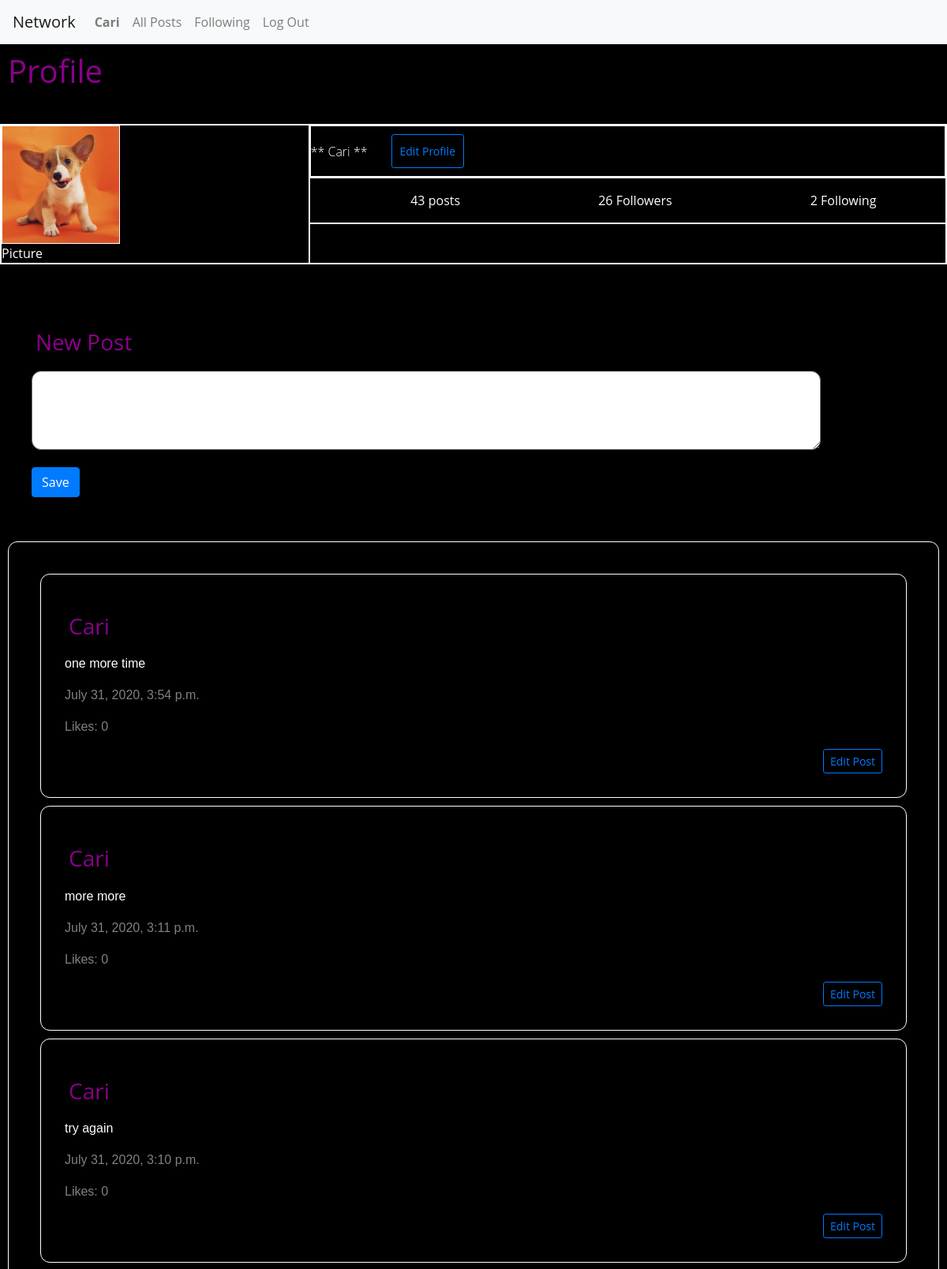
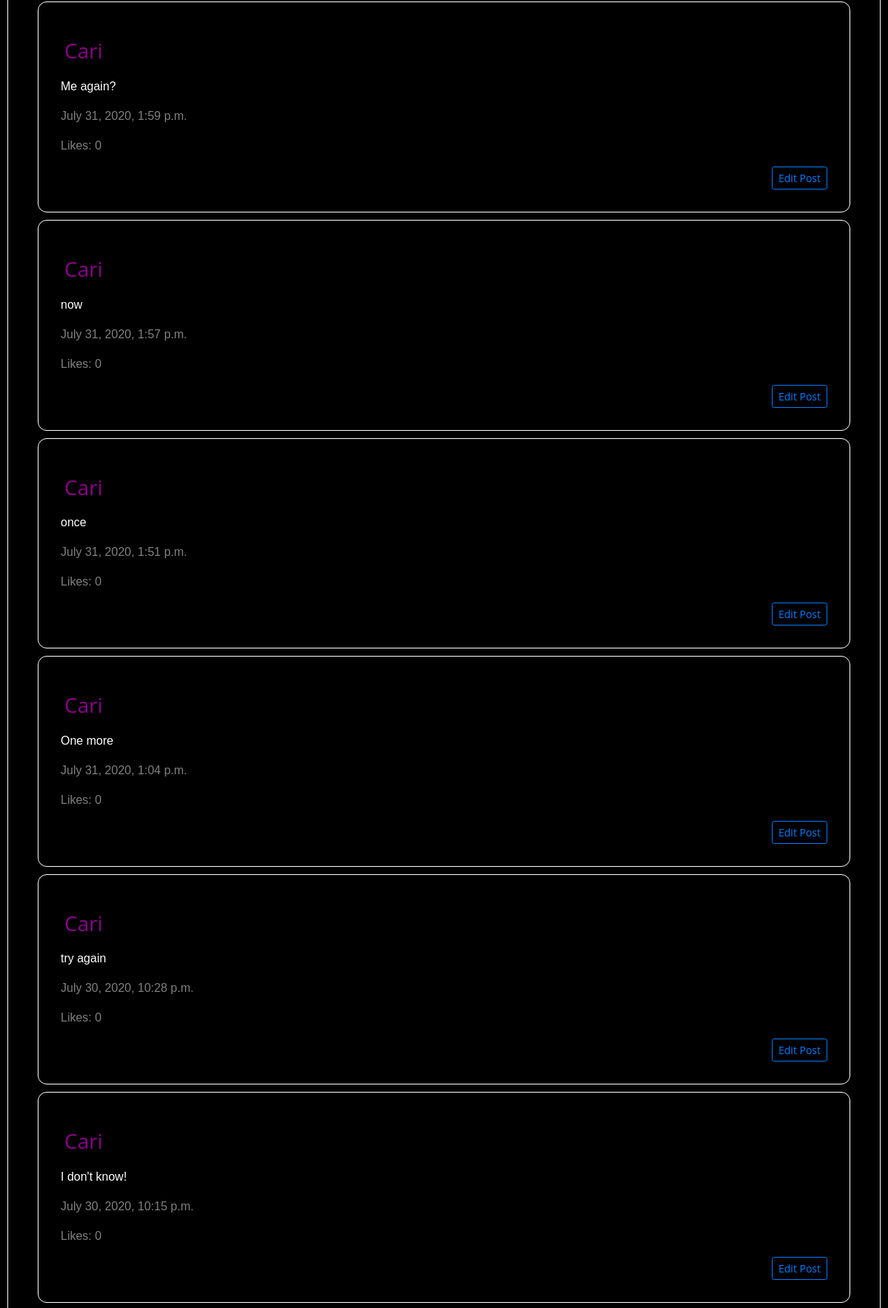
The app's page /profile/Cari (signed in, upper part) with its own data (2 pictures, top to bottom).
### network/models.py (models this page shows, shortened)
class User(AbstractUser):
    pass

class Post(models.Model):
    username = models.ForeignKey(
        "User", default=1, on_delete=models.CASCADE, related_name="posts")
    content = models.TextField(blank=True)
    timestamp = models.DateTimeField(auto_now_add=True)
    likes = models.ManyToManyField(
        'User', default=0, blank=True, related_name='likes')
    objects = PostSerializer()

### network/views.py (the view)
# urls.py: path("profile/<str:username>", views.profile, name="profile"),
def profile(request, username):
    all_post = Post.objects.order_by("-timestamp").all()
    user = request.user
    print("_user ->", user)
    profile_user = get_object_or_404(User, username=username)
    print("profile_user ->", profile_user)
    posts = Post.objects.filter(
        username=profile_user).order_by("-timestamp").all()
    post_list = len(posts)
    followers = Follow.objects.filter(follower=profile_user)
    followers_list = len(followers)
    print("followers", followers)
    following = Follow.objects.filter(following=profile_user)
    following_list = len(following)
    print("following", following)
    follows = Follow.objects.filter(
        following=user, follower=profile_user)
    return render(request, "network/profile.html", {
        "user": user,
        "userPost": posts,
        "followers": followers_list,
        "following": following_list,
        "posts_list": post_list,
        "follows": follows
    })

### network/templates/network/profile.html (shortened to what this page needs)
{% extends "network/layout.html" %}
{% load static %}
{% block body %}
    <h1 id="titleLink">Profile</h1>
    <hr>
     <header class="vtbgv">
     <div class="XjzKX">
     <img class="_4dMfM" src="{% static 'network/dog_2.png' %}">
     <span class="g47SY">Picture</span></div>
     <section class="zwlfE">
     <div class="nZSzR">
     <h2 class="_7UhW9  fKFbl  yUEEX  KV-D4  fDxYl">** {{ user }} **</h2>
     <div class="QzzMF Igw0E IwRSH eGOV_ ui_ht bPdm3">
     <button class="btn btn-sm btn-outline-primary" id="edit_profile">Edit Profile</button>
     </div>
     </div>
     <div class="nZSzR"></div>
     <ul class="k9GMp">
     <li class="Y8-fY">
     <span class="-nal3">
     <span class="g47SY">{{ posts_list }}</span>
      posts
     </span>
     </li>
     <li class="Y8-fY">
     <span class="-nal3">
     <span class="g47SY">{{ followers }}</span>
      Followers
     </span>
     </li>
     <li class="Y8-fY">
     <span class="-nal3">
     <span class="g47SY">{{ following }}</span>
      Following
     </span>
     </li>
     </ul>
     <div class="-vDIg"></div>
     </section>
     </header>
     <hr>
     <div class="compose-edit">
      <h3 id="titlePage"> New Post </h3>
        <form id="post-form" class="form-group" method="POST">
        <textarea id="content" class="form-group" name="content"></textarea>
        <br>
        <input id="post-button" type="submit" class="btn btn-primary" value="Save" name="save"/>
        </form>
     </div>
     <div id="post-view">
        <div id="post-table">
     {% for post in userPost %}
        <div class="compose-post" data-id="{{ post.id }}
        ">
            <h3 id="titlePage">{{ post.username }}</h3>
            <p class="inputText">{{ post.content }}</p>
            <p class="timeInfo">{{ post.timestamp }}</p>
            <p class="timeInfo"> Likes: 0 </p>
            <div class="follow_profile">
                <button class="btn btn-sm btn-outline-primary" id="edit_post" class="follow_profile" onclick="edit_post({{ post.id }})">Edit Post</button>
            </div>
        </div>
     {% endfor %}
      </div>
    </div>
{% endblock %}

### network/templates/network/layout.html (shortened to what this page needs)
{% load static %}
<!DOCTYPE html>
<html lang="en">
    <head>
        <link rel="stylesheet" href="https://stackpath.bootstrapcdn.com/bootstrap/4.4.1/css/bootstrap.min.css">
        <link href="{% static 'network/styles.css' %}" rel="stylesheet">
    </head>
    <body>
        <nav class="navbar navbar-expand-lg navbar-light bg-light">
            <a class="navbar-brand" href="{% url 'index' %}">Network</a>
            <div>
              <ul class="navbar-nav mr-auto">
                {% if user.is_authenticated %}
                    <li class="nav-item">
                        <a class="nav-link" href="{% url 'profile' user.username %}"><strong>{{ user.username }}</strong></a>
                    </li>
                {% endif %}
                <li class="nav-item">
                  <a class="nav-link" href="{% url 'posts' %}" id='all_post'>All Posts</a>
                </li>
                {% if user.is_authenticated %}
                    <li class="nav-item">
                        <a class="nav-link" href="{% url 'following' user.username %}" id='follow'>Following</a>
                    </li>
                    <li class="nav-item">
                        <a class="nav-link" href="{% url 'logout' %}">Log Out</a>
                    </li>
                {% endif %}
              </ul>
            </div>
          </nav>
        <div class="body">
            {% block body %}
            {% endblock %}
        </div>
    </body>
</html>

### network/static/network/styles.css (style rules this page uses)
* { box-sizing: border-box; }
body { font-family: "Open Sans", arial, sans-serif; margin: 10; height: 100vh; width: 100vw; color: #8b008b; background: #000000; }
textarea { min-height: 100px; min-width: 1000px; border-radius: 12px; }
h3 { margin: 0.5em 0; }
img { display: flex; align-items: center; justify-content: center; flex-direction: center; }
#titleLink { width: 100%; display: flex; align-items: flex-start; justify-content: left; padding: 10px; }
#titlePage { width: 100%; display: flex; align-items: flex-start; justify-content: left; padding: 5px; }
#post-view { padding: 30px; margin: 10px; border: 1px solid white; border-radius: 12px; clear: both; border-collapse: separate; }
#edit_profile { padding: 10px; margin: 10px; }
.follow_profile { display: flex; align-items: flex-end; justify-content: flex-end; flex-direction: row; }
.compose-post { padding: 30px; margin: 10px; border: 1px solid white; border-radius: 12px; clear: both; vertical-align: inherit; border-collapse: separate; }
.inputText { color: white; font-family: Verdana, Geneva, Tahoma, sans-serif; }
.timeInfo { color: grey; font-family: Verdana, Geneva, Tahoma, sans-serif; }
.compose-edit { padding: 30px; margin: 10px; border-radius: 12px; clear: both; vertical-align: inherit; border-collapse: separate; }
.vtbgv { margin-bottom: 44px; flex-direction: row; align-items: stretch; display: flex; border: 1px solid white; box-sizing: border-box; flex-shrink: 0; margin: 0; position: relative; }
.XjzKX { flex-basis: 0; flex-grow: 1; margin-right: 30px; flex-shrink: 0; align-items: stretch; border: 1px solid white; box-sizing: border-box; display: flex; flex-direction: column; margin: 0; padding: 0; position: relative; vertical-align: baseline; }
.zwlfE { flex-basis: 30px; flex-grow: 2; flex-shrink: 1; min-width: 0; align-items: stretch; border: 1px solid white; box-sizing: border-box; display: flex; flex-direction: column; margin: 0; padding: 0; position: relative; vertical-align: baseline; }
.nZSzR { margin-bottom: 20px; align-items: center; flex-direction: row; flex-shrink: 1; min-width: 0; border: 1px solid white; box-sizing: border-box; display: flex; margin: 0; padding: 0; position: relative; vertical-align: baseline; }
.k9GMp { margin-bottom: 20px; display: flex; flex-direction: row; justify-content: space-around; list-style: none; margin: 0; padding: 0; border: 0; font: inherit; vertical-align: baseline; margin-inline-start: 0px; margin-inline-end: 0px; margin-block-start: 1em; margin-block-end: 1em; padding-inline-start: 40px; }
.-vDIg { font-size: 16px; line-height: 24px; display: block; align-items: stretch; border: 1px solid white; box-sizing: border-box; flex-direction: column; flex-shrink: 0; margin: 0; padding: 0; position: relative; }
.Y8-fY { margin-left: 10px; font-size: 16px; margin-right: 40px; margin: 0; padding: 10; border: 0; font: inherit; vertical-align: baseline; display: list-item; }
.-nal3 { color: white; margin: 0; padding: 0; border: 0; font: inherit; vertical-align: baseline; }
.g47SY { color: white; font-weight: 600; margin: 0; padding: 10; border: 0; font: inherit; vertical-align: baseline; }
._4dMfM { height: 150px; width: 150px; display: block; margin-left: auto; margin-right: auto; align-items: stretch; border: 1px solid white; box-sizing: border-box; flex-direction: column; flex-shrink: 0; margin: 0; padding: 0; position: relative; }
._7UhW9 { margin-block-start: 0.93em; margin-block-end: 0.83em; margin-inline-start: 10px; margin-inline-end: 0px; }
.fKFbl { font-size: 28px; line-height: 32px; margin: -5px 0 -6px; padding: 10; border: 0; font: inherit; vertical-align: baseline; }
.yUEEX { font-weight: 300; }
.KV-D4 { color: white; }
.fDxYl { display: block; overflow: hidden; text-overflow: ellipsis; white-space: nowrap; }
.QzzMF { display: block; }
.Igw0E { align-content: stretch; }
.IwRSH { align-items: stretch; }
.eGOV_ { justify-content: flex-start; }
.ui_ht { flex: 0 1 auto; }
.bPdm3 { margin-left: 20px; }

### records on screen
User: username "Cari"
Post: username "Cari", content "one more time", timestamp "July 31, 2020, 3:54 p.m."
Post: username "Cari", content "more more", timestamp "July 31, 2020, 3:11 p.m."
Post: username "Cari", content "try again", timestamp "July 31, 2020, 3:10 p.m."
Post: username "Cari", content "Me again?", timestamp "July 31, 2020, 1:59 p.m."
Post: username "Cari", content "now", timestamp "July 31, 2020, 1:57 p.m."
Post: username "Cari", content "once", timestamp "July 31, 2020, 1:51 p.m."
Post: username "Cari", content "One more", timestamp "July 31, 2020, 1:04 p.m."
Post: username "Cari", content "try again", timestamp "July 30, 2020, 10:28 p.m."
Post: username "Cari", content "I don't know!", timestamp "July 30, 2020, 10:15 p.m."

### other values on screen
{{ posts_list }} "43"
{{ followers }} "26"
{{ following }} "2"
